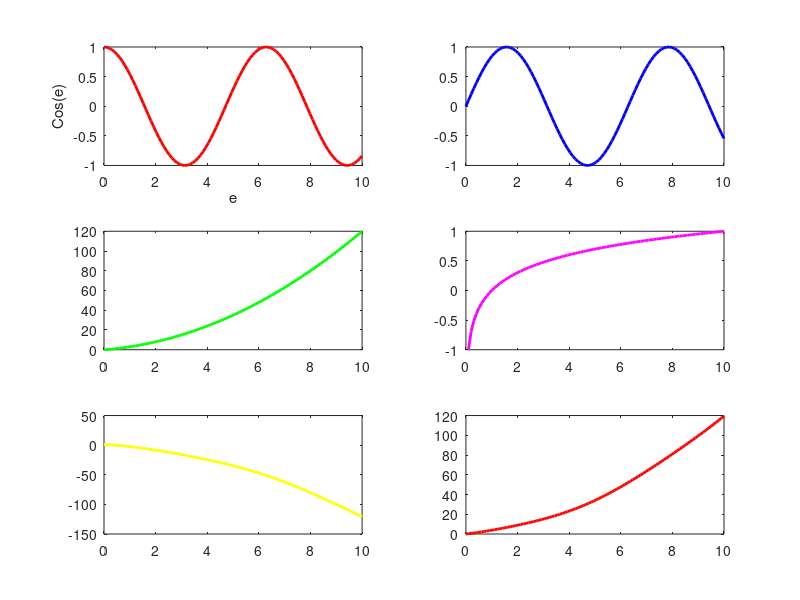

Here is the MATLAB script that generated this plot:
e = linspace(0,10);
f1 = cos(e);
f2 =sin(e);
f3 = e.^2+2*e;
f4 = log10(e);
f5 = f1-f3;
f6= f2+f3;

subplot(3, 2, 1)
plot(e, f1, 'r', 'linewidth', 2)
xlabel('e')
ylabel('Cos(e)')
subplot(3, 2, 2)
plot(e, f2, 'b', 'linewidth', 2)
subplot(3, 2, 3)
plot(e, f3, 'g', 'linewidth', 2)
subplot(3, 2, 4)
plot(e, f4, 'm', 'linewidth', 2)
subplot(3, 2, 5)
plot(e, f5, 'y', 'linewidth', 2)
subplot(3, 2, 6)
plot(e, f6, 'r', 'linewidth', 2)



